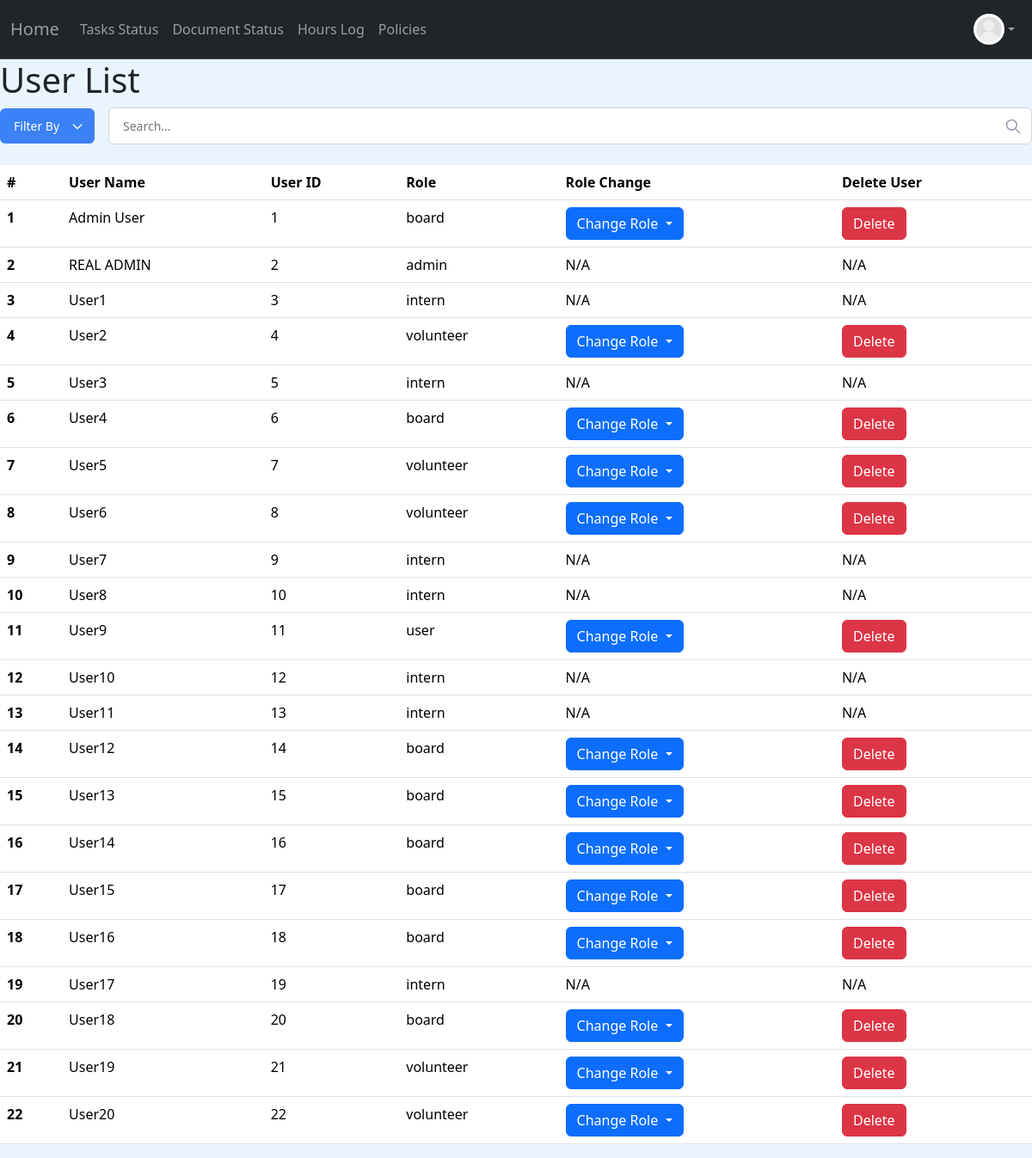
The page /user/list (signed in) on the database as committed earlier.
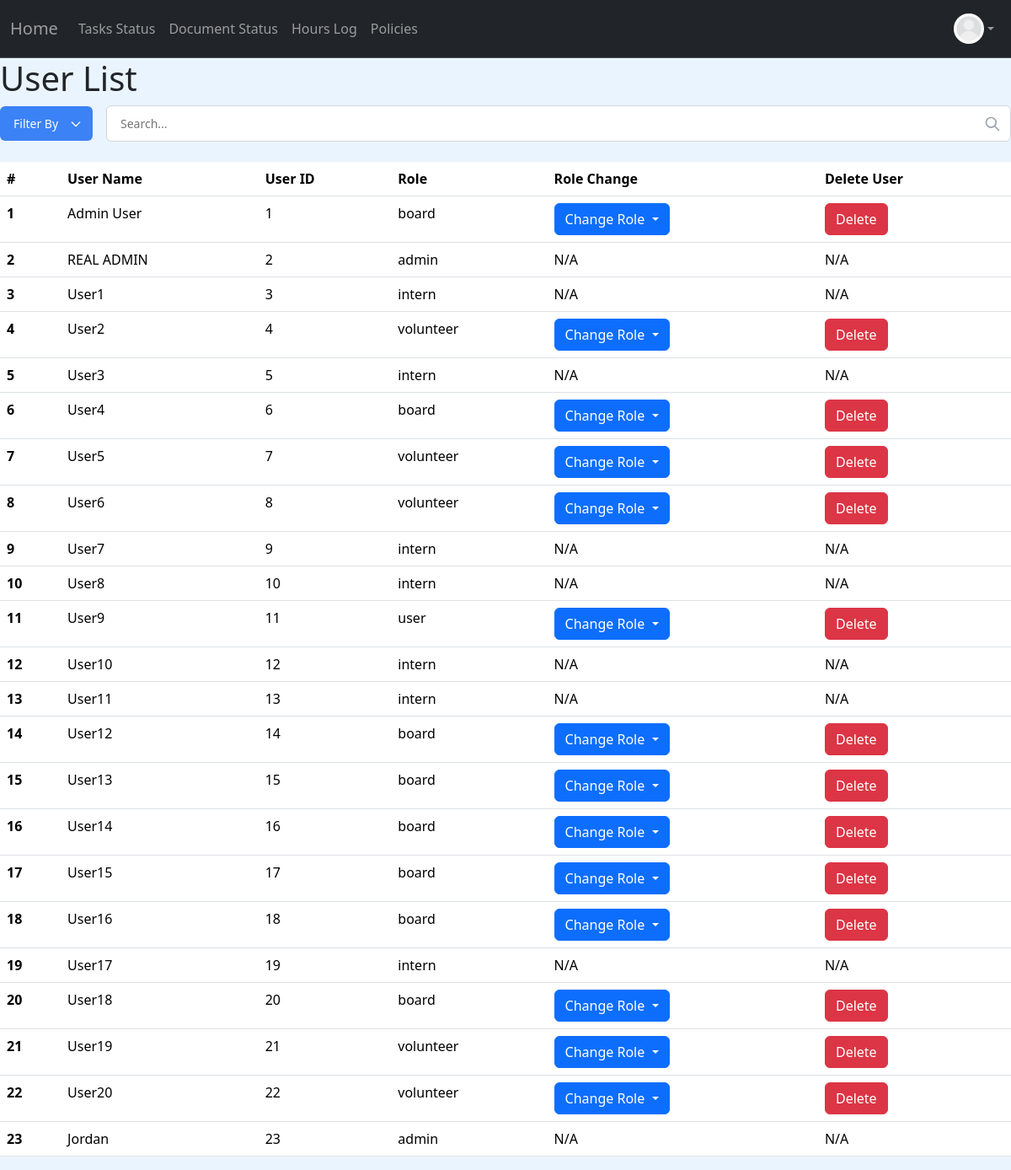
The same page on the database as committed later.
### project/models.py (models this page shows, shortened)
class User(db.Model, UserMixin):
    __tablename__ = 'users'
    id: Mapped[int] = mapped_column(primary_key=True)
    name: Mapped[str] = mapped_column()
    email: Mapped[str] = mapped_column(unique=True)
    address: Mapped[str] = mapped_column(default="None Provided")
    password_hash: Mapped[str] = mapped_column(db.String(128))
    date_created: Mapped[datetime] = mapped_column(DateTime, server_default=func.now())
    total_hours: Mapped[float] = mapped_column(default=0.0)
    picture: Mapped[str] = mapped_column(default="default.jpeg")
    role: Mapped[str] = mapped_column(default="user")  # "user", "volunteer", " intern", "board"
    hours: Mapped[List["Hours"]] = relationship("Hours", back_populates="user", cascade="all, delete-orphan")
    documents: Mapped[List["Document"]] = relationship("Document", back_populates="user", cascade="all, delete-orphan")
    task_assignments: Mapped[List["TaskAssignment"]] = relationship(
        "TaskAssignment",
        back_populates="user",
        cascade="all, delete-orphan"
    )

### app.py (the view)
@login_required
@permission_required('board')
@app.route("/user/list")
def user_list():
    if request.args.get('filter_by') and request.args.get('search_query'):
        filter_by = request.args.get('filter_by')
        search_query = request.args.get('search_query')
        if filter_by == 'role':
            users = User.query.filter(User.role.ilike(f'%{search_query}%')).all()
        elif filter_by == 'name':
            users = User.query.filter(User.name.ilike(f'%{search_query}%')).all()
    else:
        users = User.query.all()
    return render_template("user_list.html", users=users)

### app.py (called while the page is built)
@app.context_processor
def inject_now():
    return {
        'now': datetime.now,
        'today': date.today
    }

### project/models.py (called while the page is built)
@login_manager.user_loader
def load_user(user_id):
    return User.query.get(user_id)

### project/templates/user_list.html (shortened to what this page needs)
{% extends "base.html" %}
{% block content %}
<h1>User List</h1>
<form action="{{ url_for('user_list') }}" method="get" class="search-filter-container" style="display: flex; gap: 1rem; align-items: center;">
    <div>
        <select name="filter_by" id="filterSelect" class="filter-select" required>
            <option disabled selected hidden>Filter By</option>
        </select>
    </div>
    <div class="search-wrapper" style="position: relative;">
        <input
            type="text"
            name="search_query"
            id="searchBar"
            placeholder="Search..."
            class="search-input"
            required
        >
        <button type="submit" class="search-btn" style="position: absolute; right: 0; top: 0; height: 100%; background: none; border: none;">
        </button>
    </div>
</form>
    <table class="table table-hover">
    <thead class = "thead-light">
    <tr>
        <th scope="col">#</th>
        <th scope ="col">User Name</th>
        <th scope="col">User ID</th>
        <th scope="col">Role</th>
        <th scope="col">Role Change</th>
        <th scope="col">Delete User</th>
    </tr>
    </thead>
    <tbody>
        {% for user in users %}
            {% set user_num = loop.index %}
            <tr>
            <th scope="row">{{user_num}}</th>
            <td>{{ user.name }}</td>
            <td>{{ user.id }}</td>
            <td>{{ user.role }}</td>
            {% if user.role != current_user.role and user.role != "admin" %}
                <td>
                <div class="btn-group" role="group">
                    <button id="btnGroupDrop1" type="button" class="btn btn-primary dropdown-toggle" data-bs-toggle="dropdown" aria-expanded="false">
                        Change Role
                    </button>
                </td>
                <td>
                    <form action="{{ url_for('delete_user') }}" method="post">
                        <button type="button" class="btn btn-danger delete-btn" data-name="{{ user.name }}">Delete</button>
                    </form>
                </td>
                </tr>
            {% else %}
                <td>N/A</td>
                <td>N/A</td>
            {% endif %}
        {% endfor %}
    </tbody>
    </table>
{% endblock %}

### project/templates/base.html (shortened to what this page needs)
<!DOCTYPE html>
<html>
  <head>
    <link href="https://cdn.jsdelivr.net/npm/bootstrap@5.3.8/dist/css/bootstrap.min.css" rel="stylesheet">
  </head>
  <body>
    <nav class="navbar navbar-expand bg-dark border-bottom border-body" data-bs-theme="dark">
      <div class="container-fluid d-flex">
        <a class="navbar-brand" id="home-link"
            href="{% if current_user.is_authenticated and current_user.role == 'admin' %}
              {{ url_for('admin_dashboard') }}
            {% elif current_user.is_authenticated and current_user.role == 'board' %}
              {{ url_for('board_dashboard') }}
            {% elif current_user.is_authenticated and current_user.role == 'volunteer' %}
                {{ url_for('volunteer_dashboard') }}
            {% elif current_user.is_authenticated and current_user.role == 'intern' %}
                {{ url_for('intern_dashboard') }}
            {% else %}
              {{ url_for('user_dashboard') }}
          {% endif %}">
          Home
        </a>
        <ul class="navbar-nav mb-2 mb-lg-0 d-flex flex-row">
          {% if current_user.is_authenticated and current_user.role != 'user' %}
            {% if current_user.role == 'admin' or current_user.role == 'board' %}
              <li class="nav-item">
                <a class="nav-link" href="{{ url_for('user_list') }}">User List</a>
              </li>
              <li class="nav-item">
              <a class="nav-link"
              href="{{ url_for('notification') }}">
                  Updates </a>
              </li>
                <li class="nav-item dropdown">
                  <a class="nav-link dropdown-toggle" href="#" id="taskDropdown" role="button" aria-expanded="false">
                    Task Management
                  </a>
                  <ul class="dropdown-menu" aria-labelledby="taskDropdown">
                    <li>
                      <a class="dropdown-item" href="{{ url_for('create_task') }}">Create Task</a>
                    </li>
                    <li>
                      <a class="dropdown-item" href="{{ url_for('task_status') }}">Tasks Status</a>
                    </li>
                  </ul>
                </li>
                <style>
                  .nav-item.dropdown:hover .dropdown-menu {
                    display: block;
                  }
                </style>
            {% else %}
                <li class="nav-item">
                  <a class="nav-link" href="{{ url_for('my_tasks') }}">Tasks Status</a>
                </li>
            {% endif %}
            <li class="nav-item">
              <a class="nav-link" href="{{ url_for('document_status') }}">Document Status</a>
            </li>
            <li class="nav-item">
              <a class="nav-link"
              href="{{ url_for('hours_log') }}">
                  Hours Log </a>
            </li>
            <li class="nav-item">
              <a class="nav-link"
              href="{{ url_for('policies') }}">
                  Policies </a>
            </li>
          {% endif %}
        </ul>
        {% if current_user.is_authenticated %}
        <ul class="navbar-nav ms-auto mb-2 mb-lg-0">
          <li class="nav-item dropdown">
            <a class="nav-link d-flex align-items-center dropdown-toggle" href="#" id="profileDropdown" role="button" aria-expanded="false">
              <img src="{{ url_for('static', filename='profile_pics/' ~ current_user.picture ) }}" alt="Profile" style="height:36px;width:36px;border-radius:50%;">
            </a>
          </li>
        </ul>
        {% endif %}
      </div>
    </nav>
    {% block content %}
    {% endblock %}
  </body>
</html>

Rows that differ between the two databases and show on the page:
added User: id "23", name "Jordan", role "admin", shows "N/A"
